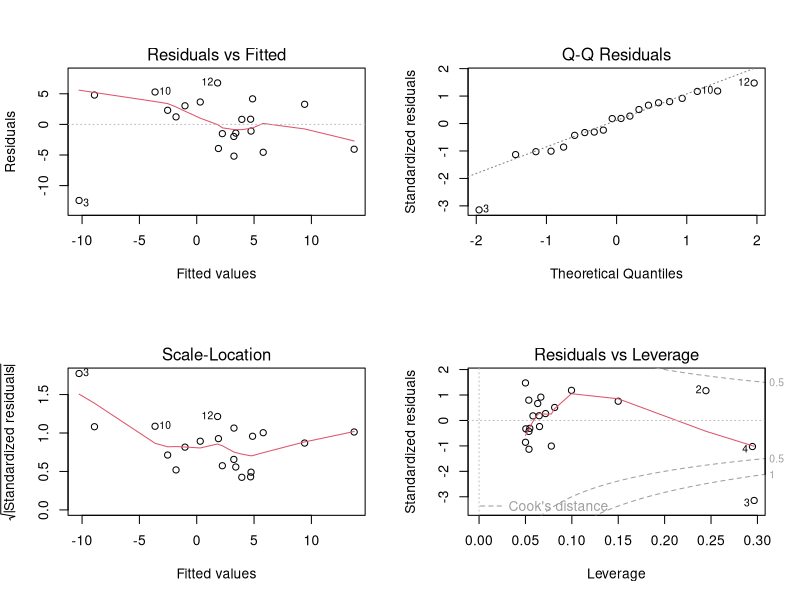
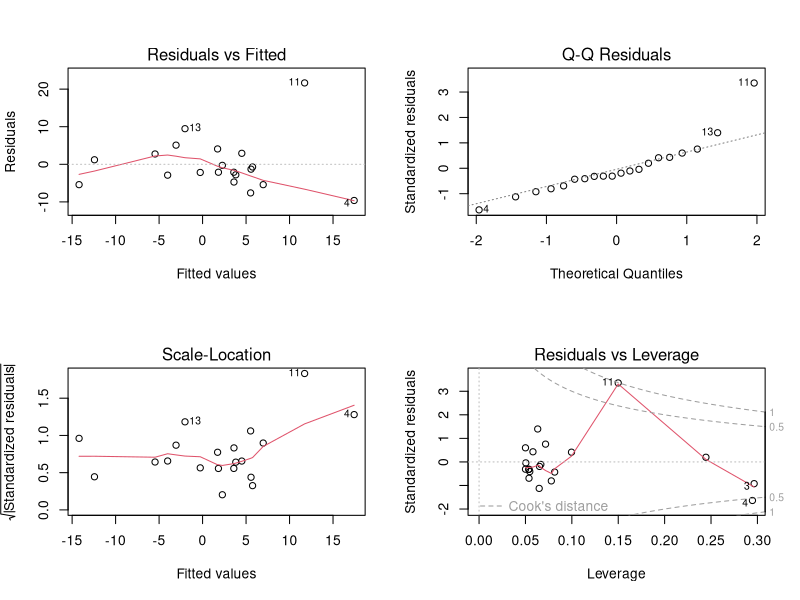

Reproduce these figures in R, in order.
#CAPM Model on Personal Portfolios

#Load CSV file into R
return_data = read.table("return_data.csv",header=TRUE,sep=",")

# Extract returns
RRSP <- return_data[,2]
TFSA <- return_data[,3]
rf <- return_data[,4]
TSX <- return_data[,5]
SP500 <- return_data[,6]

# Calculate excess returns
RRSPxs <- RRSP - rf
TFSAxs <- TFSA - rf

# Regress portfolio excess returns on SP500 returns
RRSPmodel <- lm(RRSPxs ~ SP500)
TFSAmodel <- lm(TFSAxs ~ SP500)

# Print summary of RRSP regression results
summary(RRSPmodel)

# Basic residual analysis to test model assumptions
par(mfrow=c(2,2))
plot(RRSPmodel)

# Wait for user to review RRSP results
readline(prompt="Press [enter] to review TFSA results")

# Review model output and assumptions for TFSA
summary(TFSAmodel)
plot(TFSAmodel)
